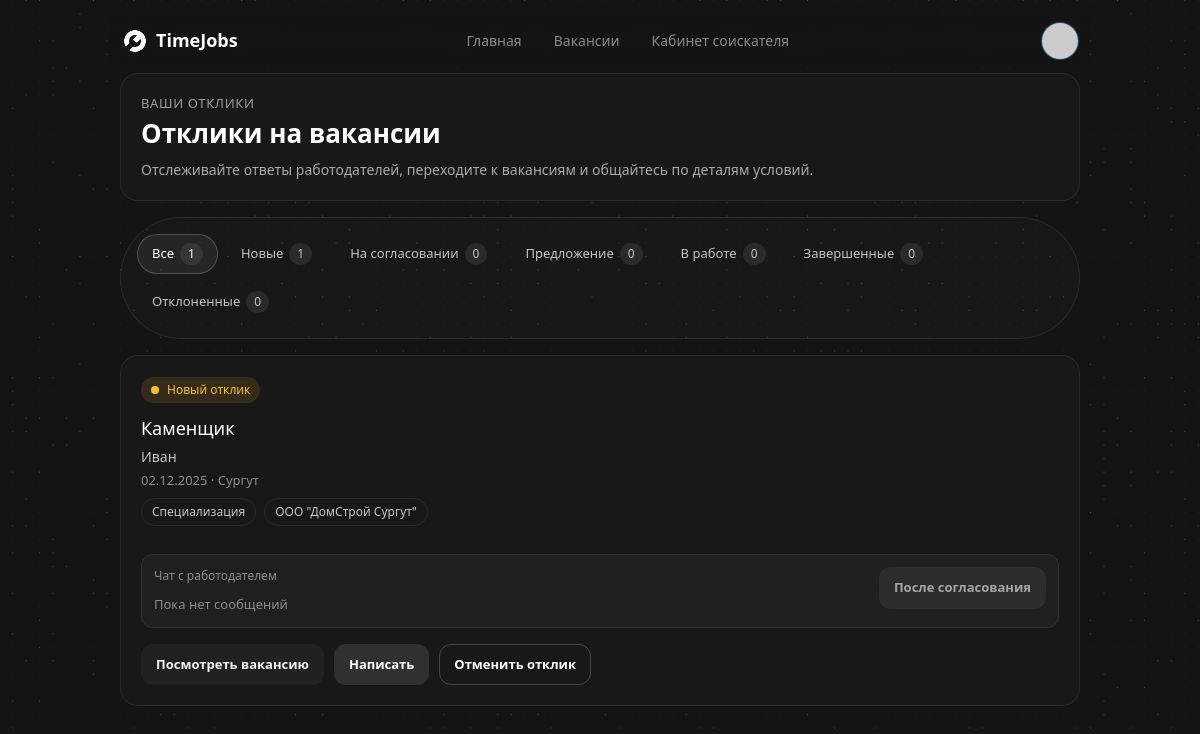
The app's page /my-applications (signed in) with its own data.
### app.py (models this page shows)
class Application(db.Model):
    id = db.Column(db.Integer, primary_key=True)
    job_id = db.Column(db.Integer, db.ForeignKey('job.id'), nullable=False)
    worker_id = db.Column(db.Integer, db.ForeignKey('user.id'), nullable=False)
    note = db.Column(db.Text)
    status = db.Column(db.String(20), default='applied')  # applied, accepted, rejected
    created_at = db.Column(db.DateTime, default=datetime.datetime.utcnow)
    frozen_amount = db.Column(db.Float, default=0)
    work_units = db.Column(db.Integer, default=0)
    job = db.relationship('Job', backref='applications')
    worker = db.relationship('User')
    messages = db.relationship(
        'ChatMessage',
        backref='application',
        lazy=True,
        cascade='all, delete-orphan'
    )
    __table_args__ = (
        UniqueConstraint('job_id', 'worker_id', name='uq_job_worker'),
    )

class Job(db.Model):
    id = db.Column(db.Integer, primary_key=True)
    employer_id = db.Column(db.Integer, db.ForeignKey('user.id'), nullable=False)
    title = db.Column(db.String(200), nullable=False)
    description = db.Column(db.Text)
    city = db.Column(db.String(120))
    specialization = db.Column(db.String(120))
    wage = db.Column(db.Float, default=0)
    pay_type = db.Column(db.String(20), default='shift')  # shift, hourly
    duration_days = db.Column(db.Integer, default=1)
    status = db.Column(db.String(20), default='pending')  # pending, approved, rejected
    created_at = db.Column(db.DateTime, default=datetime.datetime.utcnow)
    view_count = db.Column(db.Integer, default=0)
    experience_level = db.Column(db.String(50))
    employment_type = db.Column(db.String(50))
    tariff = db.Column(db.String(50))
    employer = db.relationship('User', backref='jobs')

class User(db.Model, UserMixin):
    id = db.Column(db.Integer, primary_key=True)
    name = db.Column(db.String(120), nullable=False)
    first_name = db.Column(db.String(120))
    last_name = db.Column(db.String(120))
    middle_name = db.Column(db.String(120))
    gender = db.Column(db.String(20))
    city = db.Column(db.String(120))
    birth_date = db.Column(db.Date)
    email = db.Column(db.String(120), unique=True, nullable=False)
    password_hash = db.Column(db.String(255), nullable=False)
    role = db.Column(db.String(20), default='worker')  # worker, employer, moderator
    phone = db.Column(db.String(50))
    education = db.Column(db.String(255))
    exp_years = db.Column(db.Integer, default=0)
    avatar_url = db.Column(db.String(255))
    deposit = db.Column(db.Float, default=0)
    rating = db.Column(db.Float, default=0)
    educations = db.relationship('WorkerEducation', backref='user', lazy=True, cascade='all, delete-orphan')
    experiences = db.relationship('WorkerExperience', backref='user', lazy=True, cascade='all, delete-orphan')
    skills = db.relationship('WorkerSkill', backref='user', lazy=True, cascade='all, delete-orphan')

### app.py (the view)
@app.route('/my-applications')
@login_required
def my_applications():
    if current_user.role != 'worker':
        flash('Only workers can view their applications.', 'error')
        return redirect(url_for('index'))
    filter_key = request.args.get('filter', 'all')
    apps = Application.query.filter_by(worker_id=current_user.id) \
                            .order_by(Application.created_at.desc()).all()
    waiting_apps = [app for app in apps if app.status == 'applied']
    approval_apps = [app for app in apps if app.status == 'awaiting_approval']
    offer_apps = [app for app in apps if app.status == 'work_offer']
    in_work_apps = [app for app in apps if app.status == 'in_work']
    completed_apps = [app for app in apps if app.status == 'completed']
    rejected_apps = [app for app in apps if app.status == 'rejected']
    filter_options = [
        dict(key='all', label=FILTER_LABELS['all'], count=len(apps)),
        dict(key='waiting', label=FILTER_LABELS['waiting'], count=len(waiting_apps)),
        dict(key='approval', label=FILTER_LABELS['approval'], count=len(approval_apps)),
        dict(key='offer', label=FILTER_LABELS['offer'], count=len(offer_apps)),
        dict(key='in_work', label=FILTER_LABELS['in_work'], count=len(in_work_apps)),
        dict(key='completed', label=FILTER_LABELS['completed'], count=len(completed_apps)),
        dict(key='rejected', label=FILTER_LABELS['rejected'], count=len(rejected_apps)),
    ]
    total_count = len(apps)
    invited_count = len(in_work_apps)
    filtered = apps
    if filter_key == 'waiting':
        filtered = waiting_apps
    elif filter_key == 'approval':
        filtered = approval_apps
    elif filter_key == 'offer':
        filtered = offer_apps
    elif filter_key == 'in_work':
        filtered = in_work_apps
    elif filter_key == 'completed':
        filtered = completed_apps
    elif filter_key == 'rejected':
        filtered = rejected_apps
    elif filter_key not in ('all',):
        filter_key = 'all'
    status_labels = STATUS_LABELS
    chat_meta = {}
    filtered_ids = [a.id for a in filtered]
    if filtered_ids:
        msgs = ChatMessage.query.filter(ChatMessage.application_id.in_(filtered_ids)) \
            .order_by(ChatMessage.created_at.desc()).all()
        for msg in msgs:
            meta = chat_meta.setdefault(msg.application_id, {'count': 0, 'last': None})
            meta['count'] += 1
            if meta['last'] is None:
                meta['last'] = msg
    return render_template(
        'vacancies/my_applications.html',
        applications=filtered,
        filter_options=filter_options,
        active_filter=filter_key,
        status_labels=status_labels,
        total_count=total_count,
        invited_count=invited_count,
        chat_meta=chat_meta
    )

### app.py (called while the page is built)
@login_manager.user_loader
def load_user(user_id):
    return User.query.get(int(user_id))

@app.before_request
def _ensure_db_initialized():
    global _db_initialized
    if not _db_initialized:
        init_db()
        _db_initialized = True

### templates/vacancies/my_applications.html (shortened to what this page needs)
{% extends "base.html" %}
{% block content %}
<div class="responses-shell">
    <div class="responses-inner">
        <header class="responses-header glass-card">
            <div>
                <p class="responses-eyebrow">Ваши отклики</p>
                <h1>Отклики на вакансии</h1>
                <p class="responses-subtitle">
                    Отслеживайте ответы работодателей, переходите к вакансиям и общайтесь по деталям условий.
                </p>
            </div>
        </header>
        <div class="responses-tabs glass-card">
            {% for tab in filter_options %}
            <a href="{{ url_for('my_applications', filter=tab.key) }}"
               class="responses-tab{% if active_filter == tab.key %} is-active{% endif %}">
                <span>{{ tab.label }}</span>
                <span class="responses-tab__count">{{ tab.count }}</span>
            </a>
            {% endfor %}
        </div>
        {% if not applications %}
        <div class="glass-card responses-empty">
            <p class="responses-empty__title">Откликов пока нет</p>
            <p class="responses-empty__text">
                Добавьте подходящие вакансии в отклики, чтобы видеть их здесь.
            </p>
            <a href="{{ url_for('vacancies') }}" class="responses-btn primary">Перейти к вакансиям</a>
        </div>
        {% else %}
        <div class="responses-list">
            {% for app in applications %}
                {% set status_info = status_labels.get(app.status, {'label':'Без статуса','css':'muted'}) %}
                {% set job_link = url_for('vacancy_detail', job_id=app.job.id) if app.job else None %}
                {% set employer = app.job.employer if app.job else None %}
                {% set contact_href = None %}
                {% if employer and employer.phone %}
                    {% set contact_href = 'tel:' ~ employer.phone %}
                {% elif employer and employer.email %}
                    {% set contact_href = 'mailto:' ~ employer.email %}
                {% else %}
                    {% set contact_href = 'mailto:support@timejobs.local' %}
                {% endif %}
                <article class="responses-card glass-card">
                    <div class="responses-card__status responses-status--{{ status_info.css }}">
                        <span class="dot"></span>{{ status_info.label }}
                    </div>
                    <div class="responses-card__body">
                        <div class="responses-card__main">
                            <h3>{{ app.job.title if app.job else 'Вакансия удалена' }}</h3>
                            <p class="responses-company">
                                {{ app.job.employer.name if app.job and app.job.employer else 'Работодатель не указан' }}
                            </p>
                            <p class="responses-meta">
                                {{ app.created_at.strftime('%d.%m.%Y') if app.created_at else 'Дата не указана' }} ·
                                {{ app.job.city or 'Город не указан' }}
                            </p>
                            <div class="responses-tags">
                                <span>Специализация</span>
                                <span>{{ app.job.specialization or 'Не указано' }}</span>
                            </div>
                        </div>
                        {% set chat_info = chat_meta.get(app.id) %}
                        {% set last_text = (chat_info.last.text if chat_info and chat_info.last else '') | replace('\\n', ' ') %}
                        <div class="chat-preview responses-chat">
                            <div class="chat-preview__content">
                                <div class="chat-preview__label">Чат с работодателем</div>
                                {% if chat_info %}
                                    <div class="chat-preview__text">
                                        <span class="chat-preview__count">{{ chat_info.count }}</span>
                                        <span class="chat-preview__snippet">
                                            <strong>{{ 'Вы' if chat_info.last.sender_id == current_user.id else (employer.name if employer else 'Работодатель') }}</strong>:
                                            {{ last_text[:120] }}{% if last_text|length > 120 %}…{% endif %}
                                        </span>
                                    </div>
                                {% else %}
                                    <div class="chat-preview__text chat-preview__text--muted">Пока нет сообщений</div>
                                {% endif %}
                            </div>
                            {% set chat_allowed = app.status in ['awaiting_approval','work_offer','in_work','completed'] %}
                            {% if chat_allowed %}
                                <a class="responses-btn secondary" href="{{ url_for('application_chat', app_id=app.id) }}">Открыть чат</a>
                            {% else %}
                                <span class="responses-btn secondary" aria-disabled="true" style="opacity:0.6;cursor:not-allowed;">После согласования</span>
                            {% endif %}
                        </div>
                        <div class="responses-card__actions">
                            {% if job_link %}
                            <a class="responses-btn ghost" href="{{ job_link }}">Посмотреть вакансию</a>
                            {% else %}
                            <span class="responses-btn ghost" aria-disabled="true" style="opacity:0.6;cursor:not-allowed;">Вакансия недоступна</span>
                            {% endif %}
                            <a class="responses-btn secondary" href="{{ contact_href }}">Написать</a>
                            <form method="post"
                                  action="{{ url_for('withdraw_application', app_id=app.id) }}"
                                  onsubmit="return confirm('Отменить отклик?');"
                                  style="display:inline;">
                                <button class="responses-btn outline" type="submit">Отменить отклик</button>
                            </form>
                        </div>
                    </div>
                </article>
            {% endfor %}
        </div>
        {% endif %}
    </div>
</div>
{% endblock %}

### static/css/style.css (style rules this page uses)
:root { --tj-accent: #4CFA00; }
.glass-card { background: hsl(var(--twc-grey-950) / var(--twc-grey-950-opacity, var(--tw-bg-opacity))); }
html[data-theme="dark"] body { --tw-bg-opacity: 1; background-color: hsl(var(--twc-grey-1000) / var(--tw-bg-opacity)); color: hsl(var(--twc-grey-50) / 1); }
.chat-preview { margin-top: 10px; padding: 12px; border-radius: 12px; border: 1px solid rgba(255,255,255,0.08); background: rgba(255,255,255,0.03); display: flex; align-items: flex-start; justify-content: space-between; gap: 10px; }
.chat-preview__content { display: flex; flex-direction: column; gap: 6px; flex: 1; }
.chat-preview__label { font-size: 12px; color: hsl(var(--twc-grey-400)); margin-bottom: 4px; }
.chat-preview__text { color: hsl(var(--twc-grey-50)); font-size: 13px; display: flex; align-items: center; gap: 8px; flex-wrap: wrap; }
.chat-preview__text--muted { color: hsl(var(--twc-grey-400)); }
.responses-chat, .apps-chat { margin-top: 12px; }
.responses-shell { min-height: calc(100vh - 80px); padding: 0 16px 56px; display: flex; justify-content: center; }
.responses-inner { width: 100%; max-width: 960px; display: flex; flex-direction: column; gap: 16px; }
.responses-header { padding: 20px; border-radius: 18px; border: 1px solid rgba(255,255,255,0.08); display: flex; justify-content: space-between; gap: 18px; flex-wrap: wrap; }
.responses-header h1 { font-size: 26px; font-weight: 700; color: #fff; }
.responses-eyebrow { font-size: 13px; letter-spacing: .05em; text-transform: uppercase; color: hsl(var(--twc-grey-350)); }
.responses-subtitle { color: hsl(var(--twc-grey-300)); margin-top: 6px; font-size: 14px; }
.responses-tabs { display: flex; flex-wrap: wrap; gap: 8px; padding: 16px; border-radius: 999px; border: 1px solid rgba(255,255,255,0.08); background: rgba(255,255,255,0.02); }
.responses-tab { display: inline-flex; align-items: center; gap: 6px; padding: 8px 14px; border-radius: 999px; border: 1px solid transparent; color: hsl(var(--twc-grey-200)); font-size: 13px; transition: all .2s ease; }
.responses-tab__count { background: rgba(255,255,255,0.08); border-radius: 999px; padding: 2px 8px; font-size: 12px; }
.responses-tab.is-active { background: #ffffff0f; border-color: rgba(255,255,255,0.2); color: #fff; }
.responses-list { display: flex; flex-direction: column; gap: 12px; }
.responses-card { padding: 20px; border-radius: 18px; border: 1px solid rgba(255,255,255,0.08); }
.responses-card__status { display: inline-flex; align-items: center; gap: 8px; padding: 4px 10px; border-radius: 999px; font-size: 12px; margin-bottom: 12px; }
.responses-card__status .dot { width: 8px; height: 8px; border-radius: 50%; background: currentColor; }
.responses-status--waiting { color: #fbbf24; background: rgba(251,191,36,.12); }
.responses-card__body { display: flex; flex-direction: column; gap: 16px; }
.responses-card__main h3 { font-size: 18px; color: #fff; margin: 0; }
.responses-company { color: hsl(var(--twc-grey-200)); margin: 4px 0; font-size: 14px; }
.responses-meta { color: hsl(var(--twc-grey-400)); font-size: 13px; }
.responses-tags { display: flex; gap: 8px; flex-wrap: wrap; margin-top: 8px; }
.responses-tags span { padding: 4px 10px; border-radius: 999px; border: 1px solid rgba(255,255,255,0.08); font-size: 12px; color: hsl(var(--twc-grey-200)); }
.responses-card__actions { display: flex; gap: 10px; flex-wrap: wrap; }
.responses-btn { padding: 10px 14px; border-radius: 12px; border: 1px solid transparent; font-size: 13px; font-weight: 600; cursor: pointer; color: #fff; background: rgba(255,255,255,0.08); }
.responses-btn.secondary { background: rgba(255,255,255,0.1); }
.responses-btn.ghost { background: rgba(255,255,255,0.04); color: hsl(var(--twc-grey-50)); }
.responses-btn.outline { background: transparent; border-color: rgba(255,255,255,0.2); }

### records on screen
Application: label "Новый отклик", job "Каменщик", job.employer "Иван", created_at "02.12.2025", job "Сургут", job "ООО \"ДомСтрой Сургут\""

### other values on screen
{{ tab.label }} "Все" "Новые" "На согласовании" "Предложение" "В работе" "Завершенные" "Отклоненные"
{{ tab.count }} "1" "1" "0" "0" "0" "0" "0"
